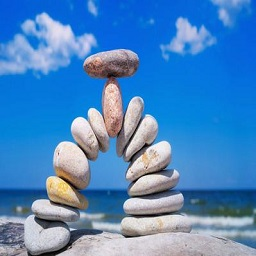
#> input picture 4.Image Compression/stone.jpg, 256 x 256 px
$ jupyter execute 'Q4 (Image reconsrtuction).ipynb'
#> lines starting #> are read from the running program, lines starting #| are printed output that depends on the picture
[cell 1]
#### Import library ####
import numpy as np
import matplotlib.pyplot as plt
import cv2 as cv
from scipy.fftpack import fft2, ifft2

[cell 2]
#### Define Image And Sensor Read Function ####
def read(img_path, sensor_path):
#> called with img_path = 'stone.jpg', sensor_path = '1.bmp'
  f = cv.imread(img_path, 0)
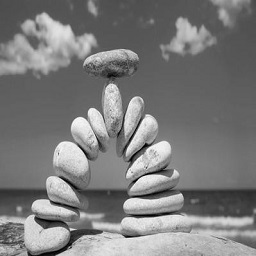
#> f: shape (256, 256); min 0, max 255, mean 123.8
  h = cv.imread(sensor_path, 0)
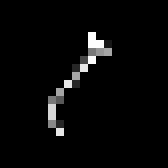
#> input picture 4.Image Compression/1.bmp, 21 x 21 px (shown 8 times larger)
#> h is the input picture: shape (21, 21); min 0, max 253, mean 7.8

  return f, h

[cell 3]
#### Define Image Show Function ####
def show_image(img, w, h):
  plt.figure(figsize=(w, h))
  plt.imshow(img, cmap='gray')
  plt.show()

#**A)**

[cell 4]
#### Read And Show Image ####
f, h = read('stone.jpg', '1.bmp')
show_image(f, 6, 6)

[cell 5]
#### Define Degradation Function ####
def degrade(image, psf):
    psf_M = psf.shape[0]
#> psf_M = 21
    psf_N = psf.shape[1]
#> psf_N = 21
    psf_padded = np.zeros_like(image)
    psf_padded[0:psf_M, 0:psf_N] = psf
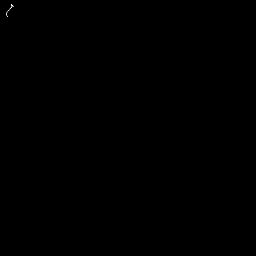
#> psf_padded: shape (256, 256); min 0, max 253, mean 0.1

    image_dft = fft2(image)
    psf_dft = fft2(psf_padded)

    degraded = np.multiply(image_dft, psf_dft)
    deg_idft = ifft2(degraded).real
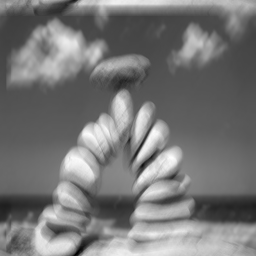
#> deg_idft: shape (256, 256) float64; min 94763, max 806368, mean 428278.9; drawn with min black and max white

    deg_idft = (deg_idft - np.min(deg_idft)) / (np.max(deg_idft) - np.min(deg_idft))
    deg_idft = deg_idft * 255
    deg_idft = deg_idft.astype(np.uint8)

    return deg_idft

[cell 6]
####    Degrade Image    ####
#### Show Degraded Image ####
g = degrade(f, h)
show_image(g, 6, 6)
